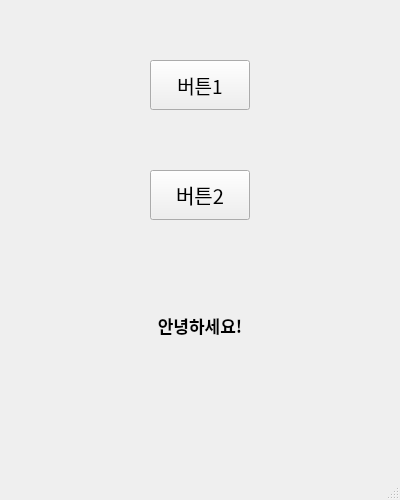
<?xml version="1.0" encoding="UTF-8"?>
<ui version="4.0">
 <class>MainWindow</class>
 <widget class="QMainWindow" name="MainWindow">
  <property name="geometry">
   <rect>
    <x>0</x>
    <y>0</y>
    <width>400</width>
    <height>500</height>
   </rect>
  </property>
  <property name="windowTitle">
   <string>MainWindow</string>
  </property>
  <widget class="QWidget" name="centralwidget">
   <widget class="QPushButton" name="pushButton">
    <property name="geometry">
     <rect>
      <x>150</x>
      <y>60</y>
      <width>100</width>
      <height>50</height>
     </rect>
    </property>
    <property name="font">
     <font>
      <family>궁서</family>
      <pointsize>14</pointsize>
     </font>
    </property>
    <property name="text">
     <string>버튼1</string>
    </property>
   </widget>
   <widget class="QPushButton" name="pushButton_2">
    <property name="geometry">
     <rect>
      <x>150</x>
      <y>170</y>
      <width>100</width>
      <height>50</height>
     </rect>
    </property>
    <property name="font">
     <font>
      <family>08서울남산체 B</family>
      <pointsize>15</pointsize>
     </font>
    </property>
    <property name="text">
     <string>버튼2</string>
    </property>
   </widget>
   <widget class="QLabel" name="label">
    <property name="geometry">
     <rect>
      <x>110</x>
      <y>310</y>
      <width>180</width>
      <height>30</height>
     </rect>
    </property>
    <property name="font">
     <font>
      <family>휴먼옛체</family>
      <pointsize>13</pointsize>
      <weight>75</weight>
      <italic>false</italic>
      <bold>true</bold>
      <underline>false</underline>
     </font>
    </property>
    <property name="text">
     <string>안녕하세요!</string>
    </property>
    <property name="alignment">
     <set>Qt::AlignCenter</set>
    </property>
   </widget>
  </widget>
  <widget class="QMenuBar" name="menubar">
   <property name="geometry">
    <rect>
     <x>0</x>
     <y>0</y>
     <width>400</width>
     <height>21</height>
    </rect>
   </property>
  </widget>
  <widget class="QStatusBar" name="statusbar"/>
 </widget>
 <resources/>
 <connections/>
</ui>
